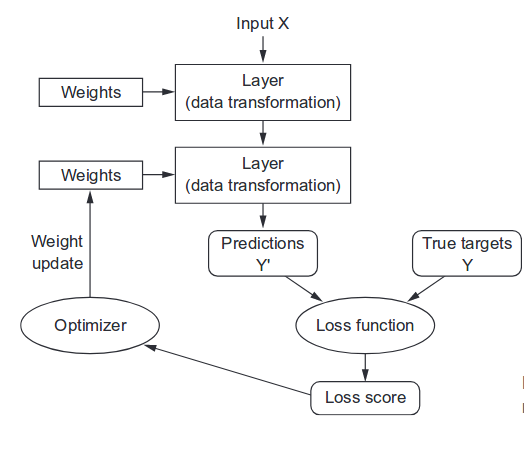
#> input picture notebooks/images/model.png, 524 x 454 px
$ python img_generator.py notebooks/images/model.png
#> lines starting #> are read from the running program, lines starting #| are printed output that depends on the picture
import matplotlib.pyplot as plt
import cv2
import sys


if len(sys.argv) < 2:
    print('Please enter filename')
    sys.exit()

file_path = ''.join([x + ' ' for x in sys.argv[1:]])[:-1]
extension = file_path.split('.')[-1]
file_name = ''.join([x + '.' for x in file_path.split('.')[:-1]])[:-1]
# print(file_name, file_path, extension)
image = cv2.imread(file_path)
#> image is the input picture: shape (454, 524, 3); mean B, G, R 247.6, 247.3, 247.3
image = cv2.cvtColor(image, cv2.COLOR_BGR2RGB)

name_res = {
    '_placehold.jpg': (129, 230),
    '_lg.jpg': (1125, 1999),
    file_name + '.jpg': (1080, 1920),
    '_thumb@2x.jpg': (602, 1070),
    '_md.jpg': (557, 991),
    '_xs.jpg': (323, 575),
    '_thumb.jpg': (301, 535),
    '_sm.jpg': (431, 767)
}

for key, value in name_res.items():
    img = cv2.resize(image, value[::-1])
    plt.imsave(file_name + key, img)
#> this loop made 8 passes
#> pass 1, `img = cv2.resize(image, value[::-1])`:
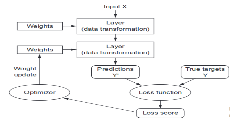
#> img: shape (129, 230, 3); mean R, G, B 246.8, 246.9, 247.3
#> pass 1, `plt.imsave(file_name + key, img)`:
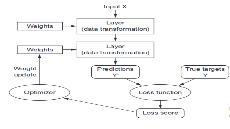
#> saved as model_placehold.jpg: shape (129, 230, 3); mean R, G, B 246, 246, 246.2
#> pass 2, `img = cv2.resize(image, value[::-1])`:
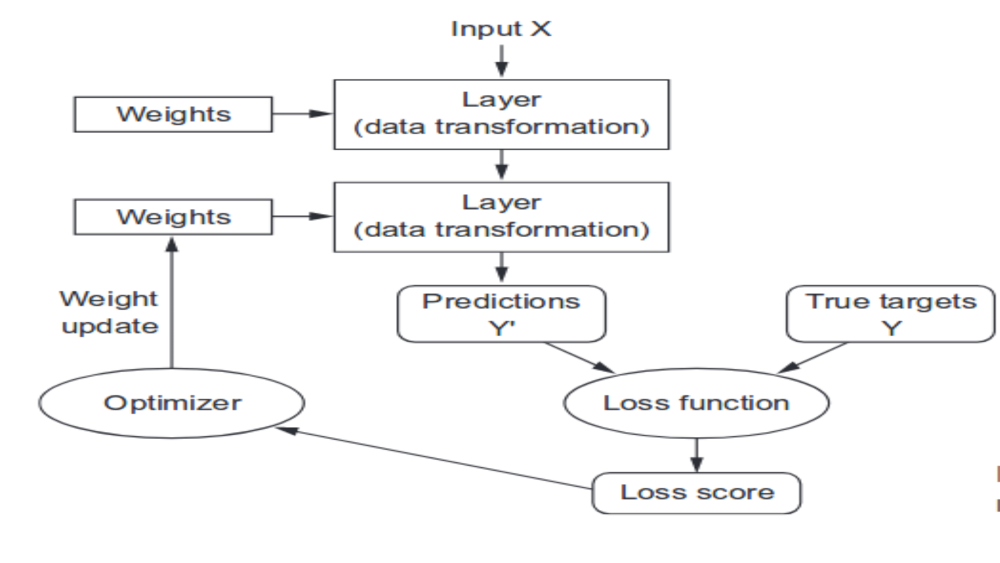
#> img: shape (1125, 1999, 3) (shown at 1/2 size); mean R, G, B 247.3, 247.3, 247.6

$ run again, on assets/img/Careers/Roles.jpg
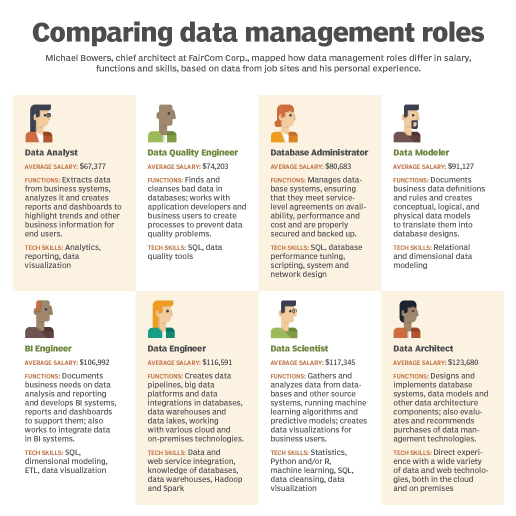
#> input picture assets/img/Careers/Roles.jpg, 1032 x 1031 px (shown at 1/2 size)
#> image is the input picture: shape (1031, 1032, 3); mean B, G, R 226.6, 233.5, 237.5
#> the loop `for key, value in name_res.items():` made 8 passes
#> pass 1, `plt.imsave(file_name + key, img)`:
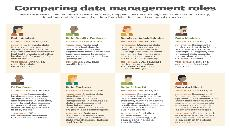
#> saved as Roles_placehold.jpg: shape (129, 230, 3); mean R, G, B 236.5, 233.1, 226
#> pass 2, `img = cv2.resize(image, value[::-1])`:
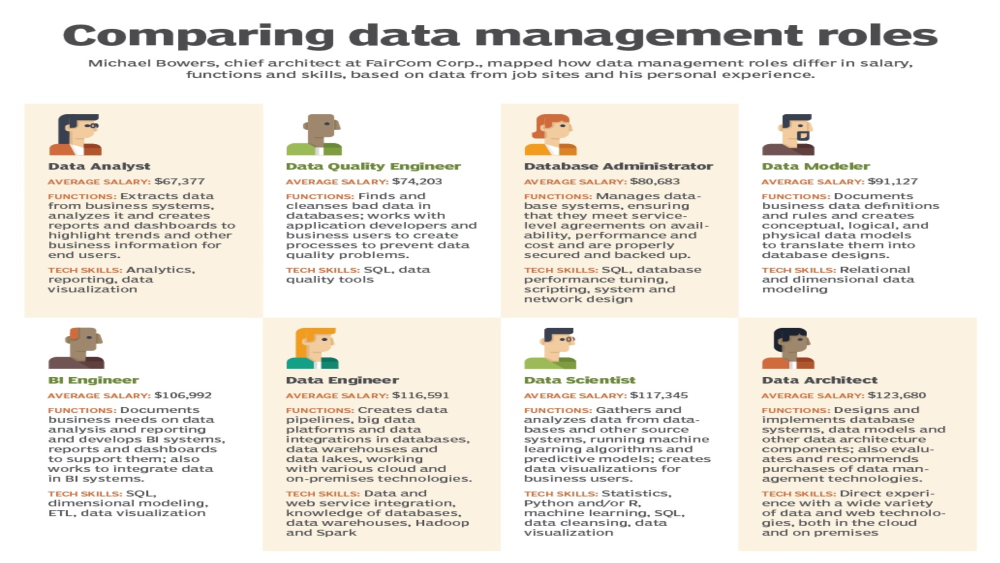
#> img: shape (1125, 1999, 3) (shown at 1/2 size); mean R, G, B 237.5, 233.5, 226.6
